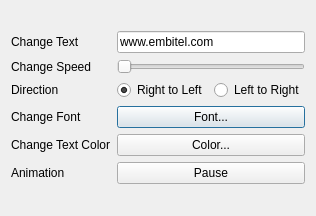
<?xml version="1.0" encoding="UTF-8"?>
<ui version="4.0">
 <class>ExampleDlg</class>
 <widget class="QDialog" name="ExampleDlg">
  <property name="geometry">
   <rect>
    <x>0</x>
    <y>0</y>
    <width>304</width>
    <height>216</height>
   </rect>
  </property>
  <property name="windowTitle">
   <string>Example Marquee Label</string>
  </property>
  <layout class="QVBoxLayout" name="verticalLayout">
   <item>
    <layout class="QGridLayout" name="gridLayout">
     <item row="0" column="0">
      <widget class="QLabel" name="label_3">
       <property name="text">
        <string>Change Text</string>
       </property>
      </widget>
     </item>
     <item row="0" column="1">
      <widget class="QLineEdit" name="lineEdit">
       <property name="text">
        <string>www.embitel.com</string>
       </property>
      </widget>
     </item>
     <item row="1" column="0">
      <widget class="QLabel" name="label_2">
       <property name="text">
        <string>Change Speed</string>
       </property>
      </widget>
     </item>
     <item row="1" column="1">
      <widget class="QSlider" name="sliderSpeed">
       <property name="orientation">
        <enum>Qt::Horizontal</enum>
       </property>
      </widget>
     </item>
     <item row="2" column="0">
      <widget class="QLabel" name="label">
       <property name="text">
        <string>Direction</string>
       </property>
      </widget>
     </item>
     <item row="2" column="1">
      <layout class="QHBoxLayout" name="horizontalLayout">
       <item>
        <widget class="QRadioButton" name="radioButtonLTR">
         <property name="text">
          <string>Right to Left</string>
         </property>
         <property name="checked">
          <bool>true</bool>
         </property>
         <attribute name="buttonGroup">
          <string>buttonGroup</string>
         </attribute>
        </widget>
       </item>
       <item>
        <widget class="QRadioButton" name="radioButtonRTL">
         <property name="text">
          <string>Left to Right</string>
         </property>
         <attribute name="buttonGroup">
          <string>buttonGroup</string>
         </attribute>
        </widget>
       </item>
      </layout>
     </item>
     <item row="3" column="0">
      <widget class="QLabel" name="label_5">
       <property name="text">
        <string>Change Font</string>
       </property>
      </widget>
     </item>
     <item row="3" column="1">
      <widget class="QPushButton" name="btnFont">
       <property name="text">
        <string>Font...</string>
       </property>
      </widget>
     </item>
     <item row="4" column="0">
      <widget class="QLabel" name="label_4">
       <property name="text">
        <string>Change Text Color</string>
       </property>
      </widget>
     </item>
     <item row="4" column="1">
      <widget class="QPushButton" name="btnColor">
       <property name="text">
        <string>Color...</string>
       </property>
      </widget>
     </item>
     <item row="5" column="0">
      <widget class="QLabel" name="label_6">
       <property name="text">
        <string>Animation</string>
       </property>
      </widget>
     </item>
     <item row="5" column="1">
      <widget class="QPushButton" name="btnPause">
       <property name="sizePolicy">
        <sizepolicy hsizetype="Minimum" vsizetype="Fixed">
         <horstretch>23</horstretch>
         <verstretch>0</verstretch>
        </sizepolicy>
       </property>
       <property name="minimumSize">
        <size>
         <width>0</width>
         <height>5</height>
        </size>
       </property>
       <property name="text">
        <string>Pause</string>
       </property>
      </widget>
     </item>
    </layout>
   </item>
  </layout>
 </widget>
 <resources/>
 <connections/>
 <buttongroups>
  <buttongroup name="buttonGroup"/>
 </buttongroups>
</ui>
